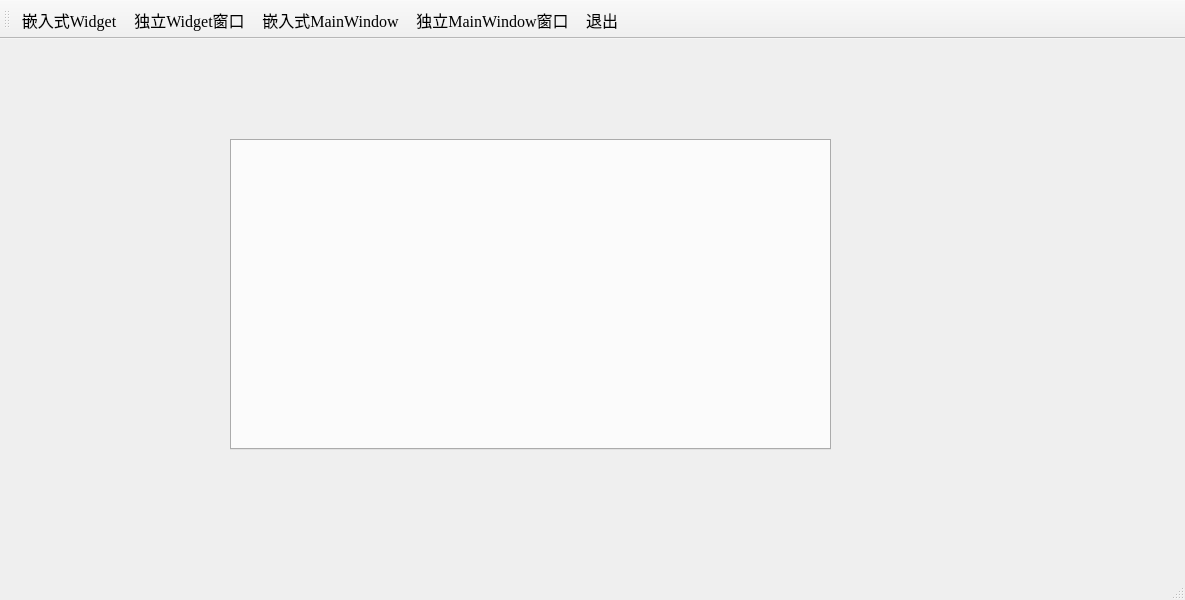
<?xml version="1.0" encoding="UTF-8"?>
<ui version="4.0">
 <class>TestMultiWindow</class>
 <widget class="QMainWindow" name="TestMultiWindow">
  <property name="geometry">
   <rect>
    <x>0</x>
    <y>0</y>
    <width>1185</width>
    <height>600</height>
   </rect>
  </property>
  <property name="font">
   <font>
    <family>Times New Roman</family>
    <pointsize>12</pointsize>
   </font>
  </property>
  <property name="windowTitle">
   <string>TestMultiWindow</string>
  </property>
  <widget class="QWidget" name="centralwidget">
   <widget class="QTabWidget" name="tabWidget">
    <property name="geometry">
     <rect>
      <x>230</x>
      <y>100</y>
      <width>601</width>
      <height>311</height>
     </rect>
    </property>
    <property name="currentIndex">
     <number>-1</number>
    </property>
    <property name="documentMode">
     <bool>false</bool>
    </property>
    <property name="tabsClosable">
     <bool>true</bool>
    </property>
   </widget>
  </widget>
  <widget class="QMenuBar" name="menubar">
   <property name="geometry">
    <rect>
     <x>0</x>
     <y>0</y>
     <width>1185</width>
     <height>28</height>
    </rect>
   </property>
  </widget>
  <widget class="QStatusBar" name="statusbar"/>
  <widget class="QToolBar" name="toolBar">
   <property name="windowTitle">
    <string>toolBar</string>
   </property>
   <property name="toolButtonStyle">
    <enum>Qt::ToolButtonTextBesideIcon</enum>
   </property>
   <attribute name="toolBarArea">
    <enum>TopToolBarArea</enum>
   </attribute>
   <attribute name="toolBarBreak">
    <bool>false</bool>
   </attribute>
   <addaction name="actWidgetInsite"/>
   <addaction name="actWidget"/>
   <addaction name="actWindowInsite"/>
   <addaction name="actWindow"/>
   <addaction name="actQuit"/>
  </widget>
  <action name="actWindowInsite">
   <property name="icon">
    <iconset resource="images.qrc">
     <normaloff>:/images/2.ico</normaloff>:/images/2.ico</iconset>
   </property>
   <property name="text">
    <string>嵌入式MainWindow</string>
   </property>
   <property name="toolTip">
    <string>嵌入式MainWindow</string>
   </property>
  </action>
  <action name="actWidgetInsite">
   <property name="icon">
    <iconset resource="images.qrc">
     <normaloff>:/images/100.bmp</normaloff>:/images/100.bmp</iconset>
   </property>
   <property name="text">
    <string>嵌入式Widget</string>
   </property>
   <property name="toolTip">
    <string>Widget嵌入式窗体</string>
   </property>
  </action>
  <action name="actQuit">
   <property name="icon">
    <iconset resource="images.qrc">
     <normaloff>:/images/132.bmp</normaloff>:/images/132.bmp</iconset>
   </property>
   <property name="text">
    <string>退出</string>
   </property>
   <property name="toolTip">
    <string>退出本系统</string>
   </property>
  </action>
  <action name="actDoc_Open">
   <property name="icon">
    <iconset resource="images.qrc">
     <normaloff>:/images/122.bmp</normaloff>:/images/122.bmp</iconset>
   </property>
   <property name="text">
    <string>打开文档</string>
   </property>
   <property name="toolTip">
    <string>打开文档</string>
   </property>
  </action>
  <action name="actWindow">
   <property name="icon">
    <iconset resource="images.qrc">
     <normaloff>:/images/3.ico</normaloff>:/images/3.ico</iconset>
   </property>
   <property name="text">
    <string>独立MainWindow窗口</string>
   </property>
   <property name="toolTip">
    <string>独立MainWindow窗口</string>
   </property>
  </action>
  <action name="actWidget">
   <property name="icon">
    <iconset resource="images.qrc">
     <normaloff>:/images/804.bmp</normaloff>:/images/804.bmp</iconset>
   </property>
   <property name="text">
    <string>独立Widget窗口</string>
   </property>
   <property name="toolTip">
    <string>新建Widget独立窗口</string>
   </property>
  </action>
 </widget>
 <resources>
  <include location="images.qrc"/>
 </resources>
 <connections>
  <connection>
   <sender>actQuit</sender>
   <signal>triggered()</signal>
   <receiver>TestMultiWindow</receiver>
   <slot>close()</slot>
   <hints>
    <hint type="sourcelabel">
     <x>-1</x>
     <y>-1</y>
    </hint>
    <hint type="destinationlabel">
     <x>592</x>
     <y>299</y>
    </hint>
   </hints>
  </connection>
 </connections>
</ui>
